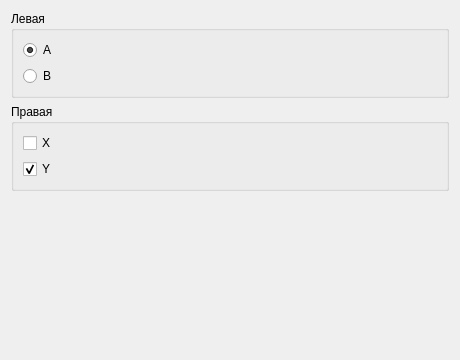
<?xml version="1.0" encoding="UTF-8"?>
<ui version="4.0"><class>Dialog</class><widget class="QDialog" name="Dialog"><property name="geometry"><rect><x>0</x><y>0</y><width>460</width><height>360</height></rect></property><property name="windowTitle"><string>#124 groups/209_two_groups</string></property><layout class="QVBoxLayout" name="verticalLayout"><property name="leftMargin"><number>11</number></property><property name="topMargin"><number>11</number></property><property name="rightMargin"><number>11</number></property><property name="bottomMargin"><number>11</number></property><property name="spacing"><number>6</number></property><item><widget class="QGroupBox" name="g1"><property name="title"><string>Левая</string></property><layout class="QVBoxLayout" name="g1Layout"><property name="leftMargin"><number>9</number></property><property name="topMargin"><number>9</number></property><property name="rightMargin"><number>9</number></property><property name="bottomMargin"><number>9</number></property><property name="spacing"><number>6</number></property><item><widget class="QRadioButton" name="r1"><property name="text"><string>A</string></property><property name="checked"><bool>true</bool></property></widget></item><item><widget class="QRadioButton" name="r2"><property name="text"><string>B</string></property><property name="checked"><bool>false</bool></property></widget></item></layout></widget></item><item><widget class="QGroupBox" name="g2"><property name="title"><string>Правая</string></property><layout class="QVBoxLayout" name="g2Layout"><property name="leftMargin"><number>9</number></property><property name="topMargin"><number>9</number></property><property name="rightMargin"><number>9</number></property><property name="bottomMargin"><number>9</number></property><property name="spacing"><number>6</number></property><item><widget class="QCheckBox" name="c1"><property name="text"><string>X</string></property><property name="checked"><bool>false</bool></property></widget></item><item><widget class="QCheckBox" name="c2"><property name="text"><string>Y</string></property><property name="checked"><bool>true</bool></property></widget></item></layout></widget></item><item><spacer name="verticalSpacer"><property name="orientation"><enum>Qt::Orientation::Vertical</enum></property><property name="sizeHint" stdset="0"><size><width>40</width><height>20</height></size></property></spacer></item></layout></widget></ui>
